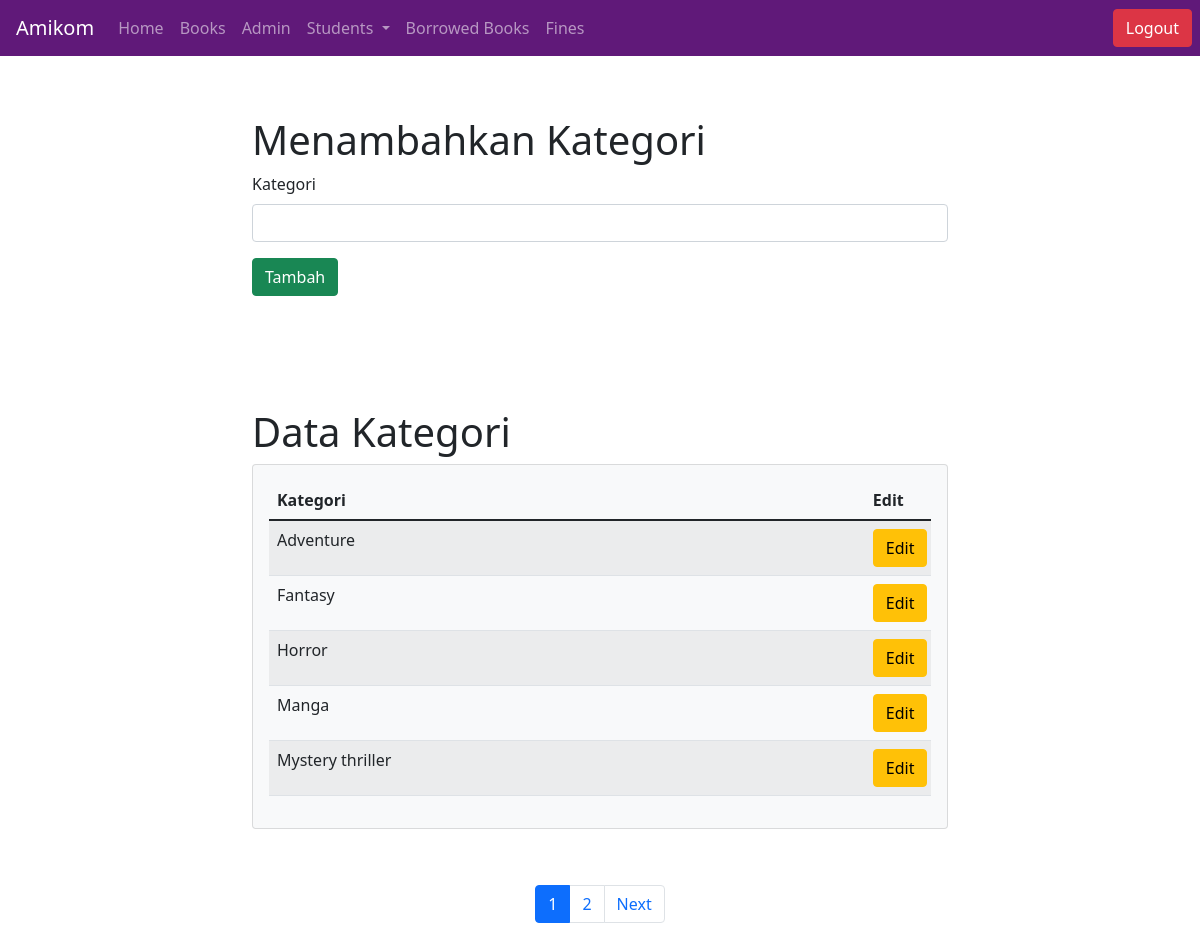
Page /tambah_kategori.php (signed in) on the committed database.
### tables this page shows
CREATE TABLE `category` (
  `categories` varchar(30) NOT NULL
);

### tambah_kategori.php (the view, shortened to what this page needs)
<?php
include "./includes/nav_admin.php";
include "./includes/conn.php";
$tampil = 5;
    if(isset($_GET['page'])){
        $page = $_GET['page'];
    }else{
        $page = 1;
    }
    if($page =="" || $page ==1)
    {
        $page1 = 0;
    }else{
        $page1 = ($page*$tampil)-$tampil;
    }
$paging = mysqli_query($conn, "SELECT * FROM category LIMIT $page1,$tampil") or die(mysqli_error($conn));
$result = mysqli_query($conn, "SELECT * FROM category") or die(mysqli_error($conn));
$jumlah = mysqli_num_rows($result);
$count = ceil($jumlah/$tampil);
?>
<!doctype html>
<html lang="en">
    <head>
        <link href="https://cdn.jsdelivr.net/npm/bootstrap@5.1.3/dist/css/bootstrap.min.css" rel="stylesheet">
    </head>
<body>
    <div class="row justify-content-center mt-2">
        <div class="col-sm-8">
            <div class="container p-5 mt-1">
                <h1>Menambahkan Kategori</h1>
                <form method="POST" action="tambah_kategori.php">
                    <div class="mb-3">
                        <label class="form-label">Kategori</label>
                        <input type="text" class="form-control"name="category">
                    </div>
                    <button type="submit" class="btn btn-success" name="submit">Tambah</button>
                </form>
            </div>
            <div class="container p-5">
                <h1>Data Kategori</h1>
                <div class="card card-body bg-light ">
                    <table class="table table-striped" style="table-layout: fixed;">
                        <thead>
                            <tr>
                                <th scope="col" style="width: 90%;">Kategori</th>
                                <th scope="col" style="width: 10%;">Edit</th>
                            </tr>
                        </thead>
                        <?php while($rows = mysqli_fetch_assoc($paging))
                            {
                        ?>
                            <tr>
                                <td><?php echo $rows['categories']?></td>
                                <form method="POST" action="edit_kategori.php">
                                    <td><a class="btn btn-warning" href="edit_kategori.php?category=<?php echo $rows['categories']?>"><span class="bi bi-pencil-square"> Edit</span></a></td>
                                </form>
                            </tr>
                        <?php
                            }
                        ?>
                    </table>
        </div>
    </div>
    <?php
        echo   '<ul id="paging" class="pagination justify-content-center mt-2">';
            ?><li class="page-item"><a class="page-link" href="tambah_kategori.php?page=<?php echo $page-1; ?>">Previous</a></li><?php
                ?><li class="page-item <?php if ($page == $a) echo 'active'; ?>"><a class="page-link " href="tambah_kategori.php?page=<?php echo $a; ?>"><?php echo $a ?></a></li><?php
        if($count <= 5){
            for($a=1; $a<= $count; $a++){
                ?><li class="page-item <?php if ($page == $a) echo 'active'; ?>"><a class="page-link " href="tambah_kategori.php?page=<?php echo $a; ?>"><?php echo $a ?></a></li><?php
            }
        }
        if($page < $count){
            ?><li class="page-item"><a class="page-link" href="tambah_kategori.php?page=<?php echo $page+1; ?>">Next</a></li><?php
        }
        echo '</ul>';
    ?>
</body>
</html>

### rows in the picture
category: categories "Adventure"
category: categories "Fantasy"
category: categories "Horror"
category: categories "Manga"
category: categories "Mystery thriller"
